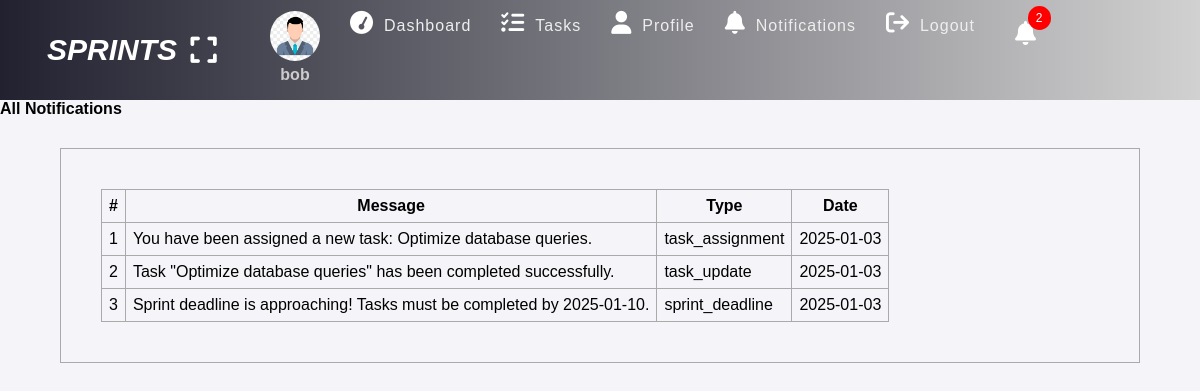
Screenshot of /notifications.php (signed in) with the database file from the repository.
### tables this page shows
CREATE TABLE `notifications` (
  `id` int(11) NOT NULL,
  `message` text NOT NULL,
  `recipient` int(11) NOT NULL,
  `type` varchar(50) NOT NULL,
  `date` date NOT NULL,
  `is_read` tinyint(1) DEFAULT 0
);

### notifications.php (the view, shortened to what this page needs)
<?php
include "SQL_Connection.php";
if (isset($_SESSION['id'])) {
    $userId = $_SESSION['id'];
    $sql = "SELECT * FROM notifications WHERE recipient = :user_id ORDER BY date DESC";
    $stmt = $conn->prepare($sql);
    $stmt->bindParam(':user_id', $userId, PDO::PARAM_INT);
    $stmt->execute();
    $notifications = $stmt->fetchAll(PDO::FETCH_ASSOC);
    ?>
    <html>
    <head>
    <link rel="stylesheet" href="https://cdnjs.cloudflare.com/ajax/libs/font-awesome/6.7.2/css/all.min.css">
        <link rel="stylesheet" href="styles.css">
    </head>
    <body>
        <?php include "header.php"; ?>
        <div class="body">
            <h4 class="title">All Notifications</h4>
            <?php if (count($notifications) > 0) { ?>
            <table class="main-table">
                <tr>
                    <th>#</th>
                    <th>Message</th>
                    <th>Type</th>
                    <th>Date</th>
                </tr>
                <?php $i = 0; foreach ($notifications as $notification) { ?>
                <tr>
                    <td><?= ++$i ?></td>
                    <td><?= $notification['message'] ?></td>
                    <td><?= $notification['type'] ?></td>
                    <td><?= $notification['date'] ?></td>
                </tr>
                <?php } ?>
            </table>
            <?php } else { ?>
            <h3>You have no notifications</h3>
            <?php } ?>
        </div>
    </body>
    </html>
<?php } else {
    header("Location: login.php?error=Please login first.");
    exit();
} ?>

### styles.css (style rules this page uses)
* { padding: 0; margin: 0; box-sizing: border-box; font-family: arial, sans-serif; }
.main-table, .main-table tr, .main-table th, .main-table td { border: 1px solid #aaa; border-collapse: collapse; padding: 7px; }
.main-table { width: 90%; margin-top: 30px; }
.main-table { display: block; padding: 40px; margin-left: auto; margin-right: auto; }
html body { height: 100% !important; margin: 0; padding: 0; font-family: Arial, sans-serif; }
body { background-color: #f4f4f9; }
body { animation: fadeIn 1s ease-out; }

### rows the page displays
notifications: message "You have been assigned a new task: Optimize database queries.", type "task_assignment", date "2025-01-03"
notifications: message "Task \"Optimize database queries\" has been completed successfully.", type "task_update", date "2025-01-03"
notifications: message "Sprint deadline is approaching! Tasks must be completed by 2025-01-10.", type "sprint_deadline", date "2025-01-03"

### other values shown
$_SESSION['username'] "bob"
$notificationCount "2"
